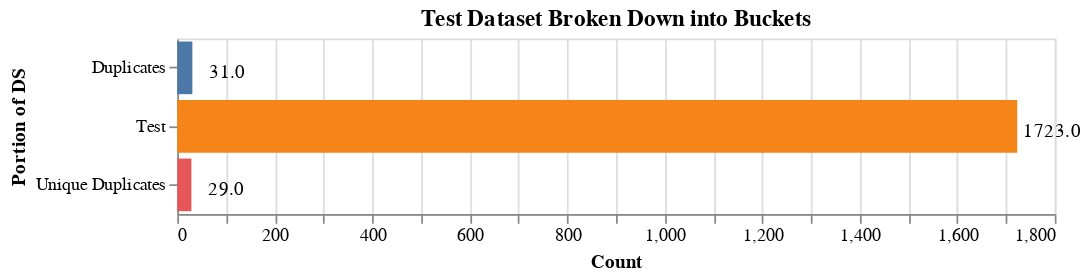

Source (notebook cell):
### Code cell
print_test_stacked()

### Figure 1 — Vega-Lite specification as saved in the notebook (floating-point values rounded to 4 significant figures)
{"config": {"view": {"continuousWidth": 400, "continuousHeight": 300}}, "layer": [{"mark": "bar", "encoding": {"color": {"type": "nominal", "field": "Portion", "legend": null}, "detail": {"type": "nominal", "field": "Portion"}, "x": {"type": "quantitative", "axis": {"title": "Count"}, "field": "Size"}, "y": {"type": "nominal", "axis": {"title": "Portion of DS"}, "field": "Portion"}}, "height": 100, "title": "Test Dataset Broken Down into Buckets", "width": 500}, {"mark": {"type": "text", "color": "black", "dx": 20, "dy": 3}, "encoding": {"detail": {"type": "nominal", "field": "Portion"}, "text": {"type": "quantitative", "aggregate": "sum", "field": "Size", "format": ".1f"}, "x": {"type": "quantitative", "aggregate": "sum", "field": "Size", "stack": "zero"}, "y": {"type": "nominal", "field": "Portion"}}}], "data": {"name": "data-2e0c005a8b3ddfda037778aa7c28c432"}, "$schema": "https://vega.github.io/schema/vega-lite/v4.8.1.json", "datasets": {"data-2e0c005a8b3ddfda037778aa7c28c432": [{"Size": 1723, "Portion": "Test"}, {"Size": 31, "Portion": "Duplicates"}, {"Size": 29, "Portion": "Unique Duplicates"}]}}
